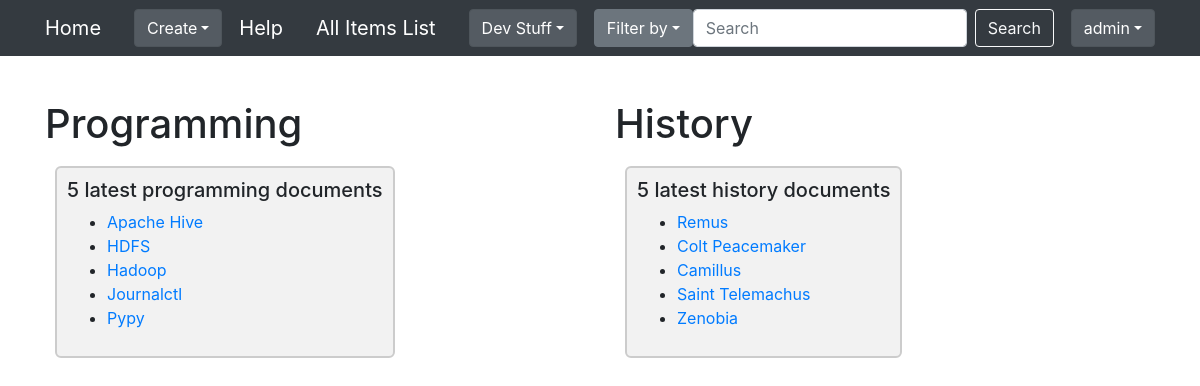
Before: /notesfromxml/homepagetest/ (signed in) with the older database file.
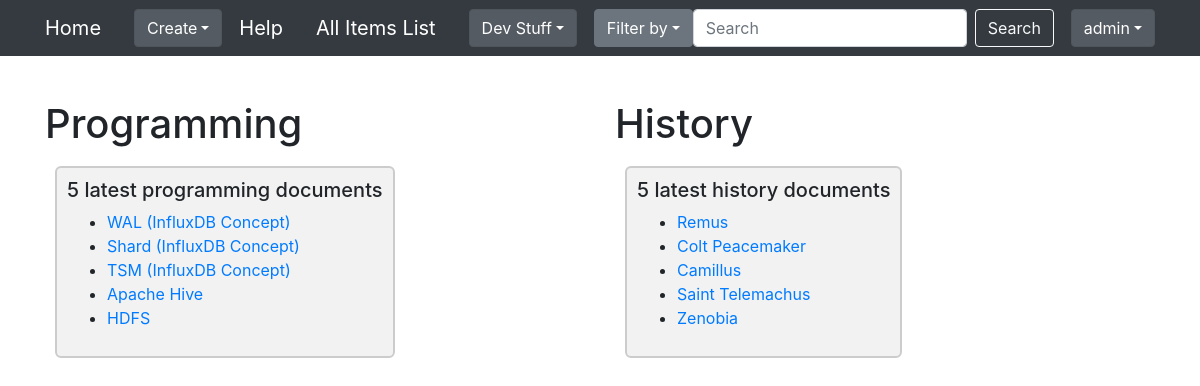
After: the same page with the newer database file.
### notesfromxml/models.py (models this page shows, shortened)
class Document(models.Model):
    document_name = models.TextField()
    document_text = models.TextField()

### notesfromxml/views.py (the view)
# urls.py: path('homepagetest/', views.display_homepage_test, name='homepage_test'),  # development stuff
@login_required
def display_homepage_test(request):
    latest_programming_documents = Document.objects.filter(tagmap__tag__tag_name='Programming').order_by('-id')[:5]
    latest_history_documents = Document.objects.filter(tagmap__tag__tag_name='History').order_by('-id')[:5]
    return render(request, 'notesfromxml/homepage-test.html',
                  {'latest_programming_docs': latest_programming_documents,
                   'latest_history_docs': latest_history_documents})

### notesfromxml/templates/notesfromxml/homepage-test.html (shortened to what this page needs)
{% extends 'notesfromxml/base.html' %}
{% load static %}
{%  block head_css_page %}
    <link rel="stylesheet" type="text/css" href="{% static 'notesfromxml/css/homepage-test.css' %}" />
 {% endblock head_css_page %}
{% block content %}
    <div class="container">
        <div class="row">
            <div class="col">
                <section>
                    <h1>Programming</h1>
                    <div class="latest-docs">
                        {% if latest_programming_docs %}
                            <h5>5 latest programming documents</h5>
                            <ul>
                                {% for doc in latest_programming_docs %}
                                    <li><a href="{% url 'notesfromxml:display_doc' doc.document_name %}">{{ doc.document_name }}</a></li>
                                {% endfor %}
                            </ul>
                        {% endif %}
                    </div>
                </section>
            </div>
            <div class="col">
                <section>
                    <h1>History</h1>
                    <div class="latest-docs">
                        {% if latest_history_docs %}
                            <h5>5 latest history documents</h5>
                            <ul>
                                {% for doc in latest_history_docs %}
                                    <li><a href="{% url 'notesfromxml:display_doc' doc.document_name %}">{{ doc.document_name }}</a></li>
                                {% endfor %}
                            </ul>
                        {% endif %}
                    </div>
                </section>
            </div>
        </div>
    </div>
{% endblock content %}

Changed rows visible on the page:
no longer on this page (row unchanged): Document: document_name "Hadoop", shown under "5 latest programming documents"
no longer on this page (row unchanged): Document: document_name "Journalctl", shown under "5 latest programming documents"
no longer on this page (row unchanged): Document: document_name "Pypy", shown under "5 latest programming documents"
added Document: document_name "WAL (InfluxDB Concept)", shown under "5 latest programming documents"
added Document: document_name "Shard (InfluxDB Concept)", shown under "5 latest programming documents"
added Document: document_name "TSM (InfluxDB Concept)", shown under "5 latest programming documents"
